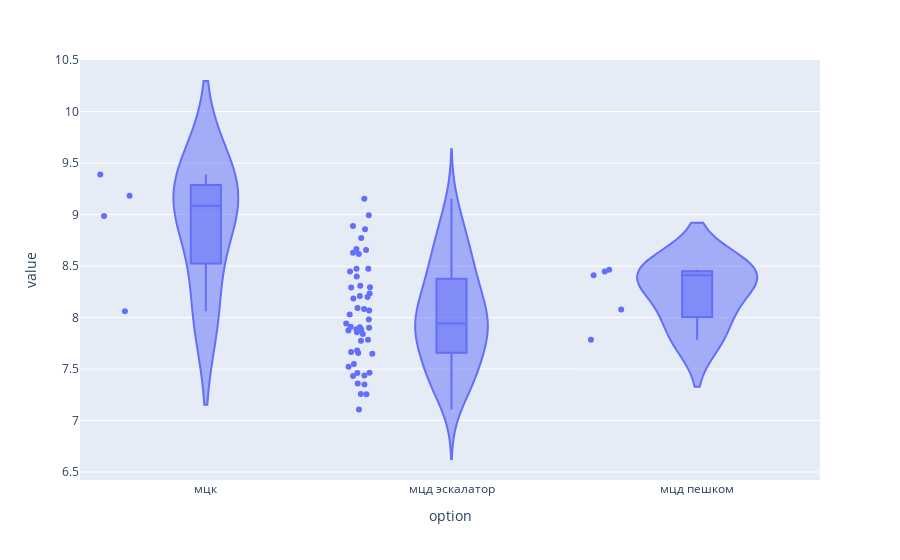

Notebook source saved alongside this figure:
### Code cell
fig = px.violin(morning_exit.history, y="value", x="option", box=True, points="all",
          hover_data=morning_exit.history.columns)
fig.show()

### Figure 1 — Plotly figure (JSON) as saved in the notebook; plotly's stock layout.template omitted (floating-point values rounded to 4 significant figures)
{"data": [{"alignmentgroup": "True", "box": {"visible": true}, "hovertemplate": "option=%{x}<br>value=%{y}<extra></extra>", "legendgroup": "", "marker": {"color": "#636efa"}, "name": "", "offsetgroup": "", "orientation": "v", "points": "all", "scalegroup": "True", "showlegend": false, "type": "violin", "x": ["мцк", "мцд эскалатор", "мцк", "мцд эскалатор", "мцд эскалатор", "мцк", "мцд эскалатор", "мцд эскалатор", "мцд эскалатор", "мцд эскалатор", "мцд эскалатор", "мцд эскалатор", "мцд эскалатор", "мцд эскалатор", "мцд эскалатор", "мцд эскалатор", "мцк", "мцд эскалатор", "мцд эскалатор", "мцд эскалатор", "мцд эскалатор", "мцд эскалатор", "мцд эскалатор", "мцд эскалатор", "мцд эскалатор", "мцд эскалатор", "мцд эскалатор", "мцд эскалатор", "мцд эскалатор", "мцд эскалатор", "мцд эскалатор", "мцд эскалатор", "мцд эскалатор", "мцд эскалатор", "мцд эскалатор", "мцд эскалатор", "мцд эскалатор", "мцд эскалатор", "мцд эскалатор", "мцд эскалатор", "мцд эскалатор", "мцд эскалатор", "мцд эскалатор", "мцд пешком", "мцд пешком", "мцд эскалатор", "мцд пешком", "мцд пешком", "мцд эскалатор", "мцд эскалатор", "мцд эскалатор", "мцд пешком", "мцд эскалатор", "мцд эскалатор", "мцд эскалатор", "мцд эскалатор", "мцд эскалатор", "мцд эскалатор", "мцд эскалатор", "мцд эскалатор"], "x0": " ", "xaxis": "x", "y": [8.062, 8.667, 9.39, 7.775, 7.465, 9.183, 8.293, 8.473, 8.473, 7.433, 8.773, 8.858, 7.91, 8.093, 8.617, 7.648, 8.987, 7.462, 7.942, 7.439, 9.155, 7.887, 7.548, 7.107, 8.21, 7.655, 7.907, 7.785, 8.4, 7.257, 8.068, 7.873, 7.667, 7.35, 7.842, 8.185, 7.359, 8.447, 8.03, 8.233, 7.857, 7.883, 8.083, 8.447, 8.463, 7.982, 8.41, 7.785, 7.902, 8.993, 8.888, 8.078, 7.255, 8.628, 8.308, 8.2, 8.657, 8.292, 7.523, 7.68], "y0": " ", "yaxis": "y"}], "layout": {"legend": {"tracegroupgap": 0}, "margin": {"t": 60}, "violinmode": "group", "xaxis": {"anchor": "y", "domain": [0, 1], "title": {"text": "option"}}, "yaxis": {"anchor": "x", "domain": [0, 1], "title": {"text": "value"}}}}
